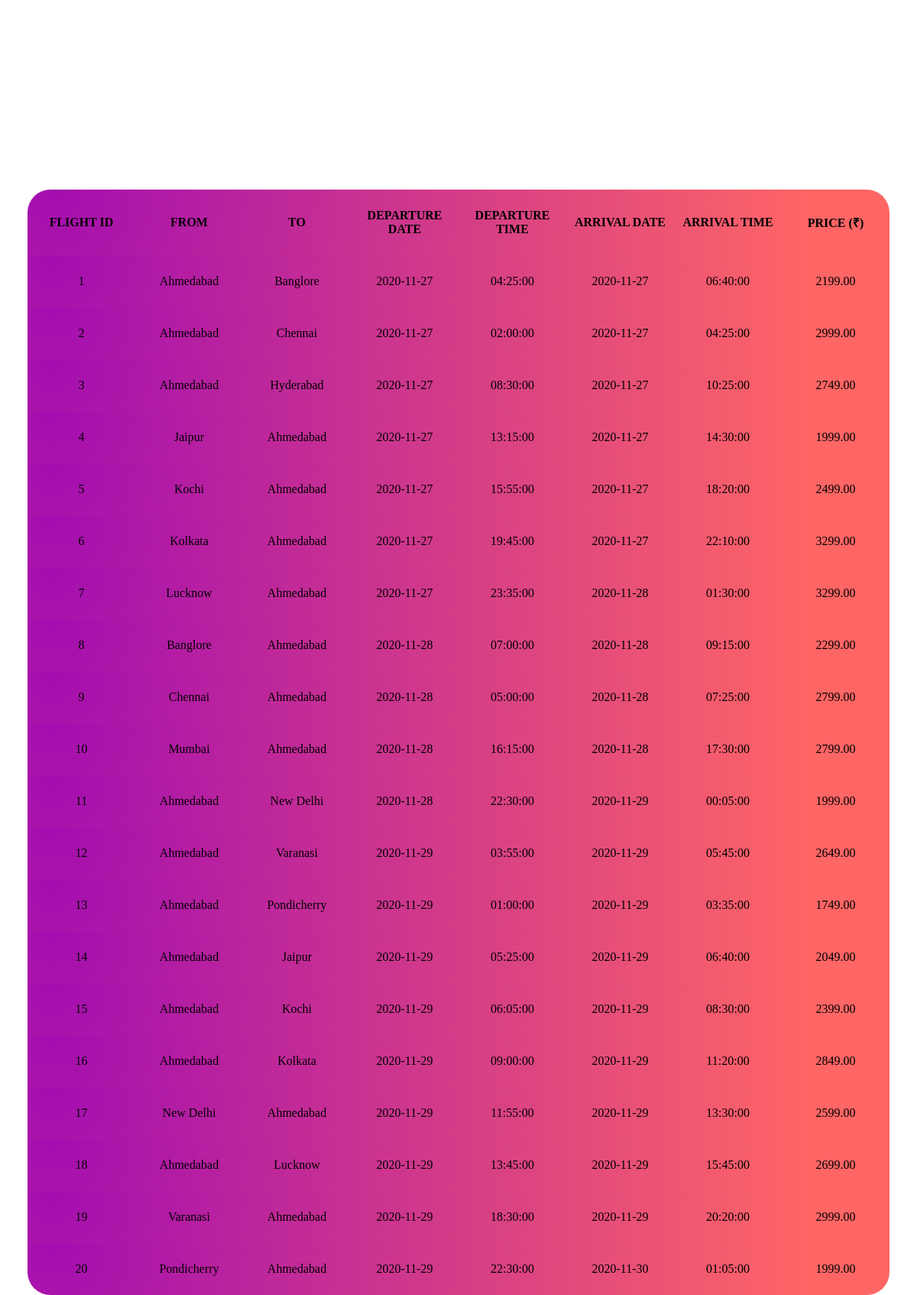
Page /list_flights.php on the committed database.
### tables this page shows
create table Flight (
    F_id int primary key auto_increment,
    src varchar(20) not null,
    des varchar(20) not null,
    depart_time time not null,
    arrive_time time not null,
    depart_date date not null,
    arrive_date date not null,
    airplane_name varchar(30) not null,
    noOfSeats int not null,
    amount decimal(7,2) not null
);

### list_flights.php (the view, shortened to what this page needs)
<?php
$conn = mysqli_connect("localhost", "root", "", "Ticket_Booking");
echo "
<style>
#list {
    position: relative;
    top: 240px;
    margin: 0 auto;
    border-collapse: collapse;
    border-radius: 30px;
    overflow: hidden;
}
.labels {
    font-weight: 800;
}
.list_item {
    color: black;
    background-image: radial-gradient( circle farthest-corner at 2.9% 7.7%,  rgba(164,14,176,1) 0%, rgba(254,101,101,1) 90% );
}
td, th {
    text-align: center;
    width: 10.5vw;
    padding: 25px 7.5px;
}
</style>
<table id='list'>
    <tr class='list_item'>
        <th class='labels'>FLIGHT ID</th>
        <th class='labels'>FROM</th>
        <th class='labels'>TO</th>
        <th class='labels'>DEPARTURE DATE</th>
        <th class='labels'>DEPARTURE TIME</th>
        <th class='labels'>ARRIVAL DATE</th>
        <th class='labels'>ARRIVAL TIME</th>
        <th class='labels'>PRICE (₹)</th>
    </tr>";
$sql_query = "SELECT * FROM Flight;";
$result = mysqli_query($conn, $sql_query);
if (mysqli_num_rows($result) > 0) {
    while ($row = mysqli_fetch_assoc($result)) {
        $flight_id = $row['F_id'];
        $src = $row['src'];
        $des = $row['des'];
        $depart_date = $row['depart_date'];
        $depart_time = $row['depart_time'];
        $arrive_date = $row['arrive_date'];
        $arrive_time = $row['arrive_time'];
        $amount = $row['amount'];
        echo "
        <tr class='list_item'>
            <td>$flight_id</td>
            <td>$src</td>
            <td>$des</td>
            <td>$depart_date</td>
            <td>$depart_time</td>
            <td>$arrive_date</td>
            <td>$arrive_time</td>
            <td>$amount</td>
        </tr>";
    }
}
echo "</table>";
?>

### list_flights.php (style rules this page uses)
#list { position: relative; top: 240px; margin: 0 auto; border-collapse: collapse; border-radius: 30px; overflow: hidden; }
.labels { font-weight: 800; }
.list_item { color: black; background-image: radial-gradient( circle farthest-corner at 2.9% 7.7%, rgba(164,14,176,1) 0%, rgba(254,101,101,1) 90% ); }
td, th { text-align: center; width: 10.5vw; padding: 25px 7.5px; }

### rows in the picture
flight: F_id "1", src "Ahmedabad", des "Banglore", depart_date "2020-11-27", depart_time "04:25:00", arrive_date "2020-11-27", arrive_time "06:40:00", amount "2199.00"
flight: F_id "2", src "Ahmedabad", des "Chennai", depart_date "2020-11-27", depart_time "02:00:00", arrive_date "2020-11-27", arrive_time "04:25:00", amount "2999.00"
flight: F_id "3", src "Ahmedabad", des "Hyderabad", depart_date "2020-11-27", depart_time "08:30:00", arrive_date "2020-11-27", arrive_time "10:25:00", amount "2749.00"
flight: F_id "4", src "Jaipur", des "Ahmedabad", depart_date "2020-11-27", depart_time "13:15:00", arrive_date "2020-11-27", arrive_time "14:30:00", amount "1999.00"
flight: F_id "5", src "Kochi", des "Ahmedabad", depart_date "2020-11-27", depart_time "15:55:00", arrive_date "2020-11-27", arrive_time "18:20:00", amount "2499.00"
flight: F_id "6", src "Kolkata", des "Ahmedabad", depart_date "2020-11-27", depart_time "19:45:00", arrive_date "2020-11-27", arrive_time "22:10:00", amount "3299.00"
flight: F_id "7", src "Lucknow", des "Ahmedabad", depart_date "2020-11-27", depart_time "23:35:00", arrive_date "2020-11-28", arrive_time "01:30:00", amount "3299.00"
flight: F_id "8", src "Banglore", des "Ahmedabad", depart_date "2020-11-28", depart_time "07:00:00", arrive_date "2020-11-28", arrive_time "09:15:00", amount "2299.00"
flight: F_id "9", src "Chennai", des "Ahmedabad", depart_date "2020-11-28", depart_time "05:00:00", arrive_date "2020-11-28", arrive_time "07:25:00", amount "2799.00"
flight: F_id "10", src "Mumbai", des "Ahmedabad", depart_date "2020-11-28", depart_time "16:15:00", arrive_date "2020-11-28", arrive_time "17:30:00", amount "2799.00"
flight: F_id "11", src "Ahmedabad", des "New Delhi", depart_date "2020-11-28", depart_time "22:30:00", arrive_date "2020-11-29", arrive_time "00:05:00", amount "1999.00"
flight: F_id "12", src "Ahmedabad", des "Varanasi", depart_date "2020-11-29", depart_time "03:55:00", arrive_date "2020-11-29", arrive_time "05:45:00", amount "2649.00"
flight: F_id "13", src "Ahmedabad", des "Pondicherry", depart_date "2020-11-29", depart_time "01:00:00", arrive_date "2020-11-29", arrive_time "03:35:00", amount "1749.00"
flight: F_id "14", src "Ahmedabad", des "Jaipur", depart_date "2020-11-29", depart_time "05:25:00", arrive_date "2020-11-29", arrive_time "06:40:00", amount "2049.00"
flight: F_id "15", src "Ahmedabad", des "Kochi", depart_date "2020-11-29", depart_time "06:05:00", arrive_date "2020-11-29", arrive_time "08:30:00", amount "2399.00"
flight: F_id "16", src "Ahmedabad", des "Kolkata", depart_date "2020-11-29", depart_time "09:00:00", arrive_date "2020-11-29", arrive_time "11:20:00", amount "2849.00"
flight: F_id "17", src "New Delhi", des "Ahmedabad", depart_date "2020-11-29", depart_time "11:55:00", arrive_date "2020-11-29", arrive_time "13:30:00", amount "2599.00"
flight: F_id "18", src "Ahmedabad", des "Lucknow", depart_date "2020-11-29", depart_time "13:45:00", arrive_date "2020-11-29", arrive_time "15:45:00", amount "2699.00"
flight: F_id "19", src "Varanasi", des "Ahmedabad", depart_date "2020-11-29", depart_time "18:30:00", arrive_date "2020-11-29", arrive_time "20:20:00", amount "2999.00"
flight: F_id "20", src "Pondicherry", des "Ahmedabad", depart_date "2020-11-29", depart_time "22:30:00", arrive_date "2020-11-30", arrive_time "01:05:00", amount "1999.00"
